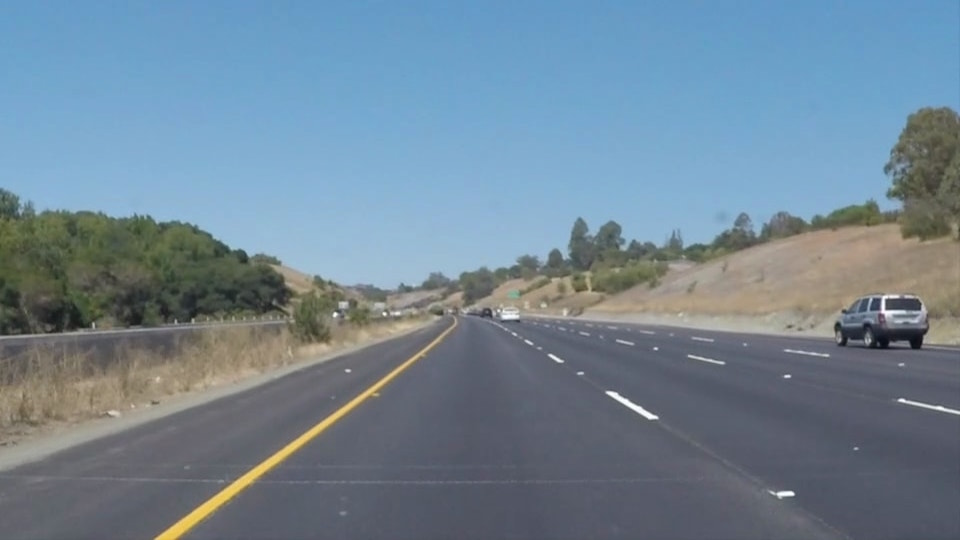
#> input picture project1/test_images/solidYellowCurve.jpg, 960 x 540 px; the run also reads 2 pictures not shown here
$ jupyter execute P1.ipynb
#> lines starting #> are read from the running program, lines starting #| are printed output that depends on the picture; after the words box and inside, x2 and y2 are one past the last pixel; in counts of white or black regions, pixels touching at a corner belong together; pictures that were not available may be replaced by others from this repository, and a replacement may not be noted
# Self-Driving Car Engineer Nanodegree

## Project: **Finding Lane Lines on the Road**
***
In this project, you will use the tools you learned about in the lesson to identify lane lines on the road.  You can develop your pipeline on a series of individual images, and later apply the result to a video stream (really just a series of images). Check out the video clip "raw-lines-example.mp4" (also contained in this repository) to see what the output should look like after using the helper functions below.

Once you have a result that looks roughly like "raw-lines-example.mp4", you'll need to get creative and try to average and/or extrapolate the line segments you've detected to map out the full extent of the lane lines.  You can see an example of the result you're going for in the video "P1_example.mp4".  Ultimately, you would like to draw just one line for the left side of the lane, and one for the right.

In addition to implementing code, there is a brief writeup to complete. The writeup should be completed in a separate file, which can be either a markdown file or a pdf document. There is a [write up template](https://github.com/udacity/CarND-LaneLines-P1/blob/master/writeup_template.md) that can be used to guide the writing process. Completing both the code in the Ipython notebook and the writeup template will cover all of the [rubric points](https://review.udacity.com/#!/rubrics/322/view) for this project.

## Ideas for Lane Detection Pipeline
Some OpenCV functions (beyond those introduced in the lesson) that might be useful for this project. The idea of Lane Detection on video is the same as the algorithm that we apply on image, because a video is a list of consecutive images. Therefore we need to build an algorithm that can works good on image.

<ul>
    <li>1. Detect lane on test image
        <ul>
            <li>Get parameters of image</li>
            <li>Define color selection criteria</li>
            <li>Detect edges of image</li>
            <li>Draw lane from detected line segments</li>
        </ul>
    </li><br>
    <li>2. Apply Lane Detection on test video
        <ul>
            <li>Get height, width and FPS of video</li>
            <li>Tricky point</li>
        </ul>
    </li><br>
    <li>3. Summary
    </li>
</ul>

At the first step of this project, we have to include all nessecery libraries as below:

[cell 1]
import matplotlib.pyplot as plt
import matplotlib.image as mpimg
import numpy as np
import cv2
import random
import os

## 1. Detect lane on test image
We begin to build our algorithm by getting some stats of our test image, which has already been prepaired in the 'test_images' folder.

### Get parameters of image
Print out width, height, depth of test image

[cell 2]
# Define name of test image
image_name = 'test_images/solidYellowCurve.jpg'

image = mpimg.imread(image_name)
#> image is the input picture: shape (540, 960, 3); mean R, G, B 113, 133.4, 149

[cell 3]
# Get stats of image
def getImageStat(image):
    return np.shape(image)

[cell 4]
img_height, img_width, img_depth = getImageStat(image)
#> img_height = 540; img_width = 960; img_depth = 3

[cell 5]
print('This image is: ',type(image),
    'with dimensions:', image.shape)
#| This image is:  <class 'numpy.ndarray'> with dimensions: (540, 960, 3)
print('height:', img_height)
#| height: 540
print('width:', img_width)
#| width: 960
print('depth:', img_depth)
#| depth: 3

The test image will be displayed as below:

[cell 6]
plt.imshow(image)
plt.show()

I make another copy of the image and working on this copy image.

[cell 7]
# Note: always make a copy rather than simply using "="
color_select = np.copy(image)

### Define color selection criteria
In this part, we define a color threshold and select any pixels below this threshold and set them to zero. Then we could get an image with the lane lines retain. Because we have both white and yellow lane lines, then we must modify the value very carefully to get both of this colors.

[cell 8]
# Define our color selection criteria
# Great number for both yellow and white lane
red_threshold = 215
green_threshold = 0
blue_threshold = 0

rgb_threshold = [red_threshold, green_threshold, blue_threshold]

[cell 9]
def convertToLaneRetain(rgb_threshold, image, color_select):
    # Identify pixels below the threshold
    thresholds = (image[:,:,0] < rgb_threshold[0]) \
                | (image[:,:,1] < rgb_threshold[1]) \
                | (image[:,:,2] < rgb_threshold[2])
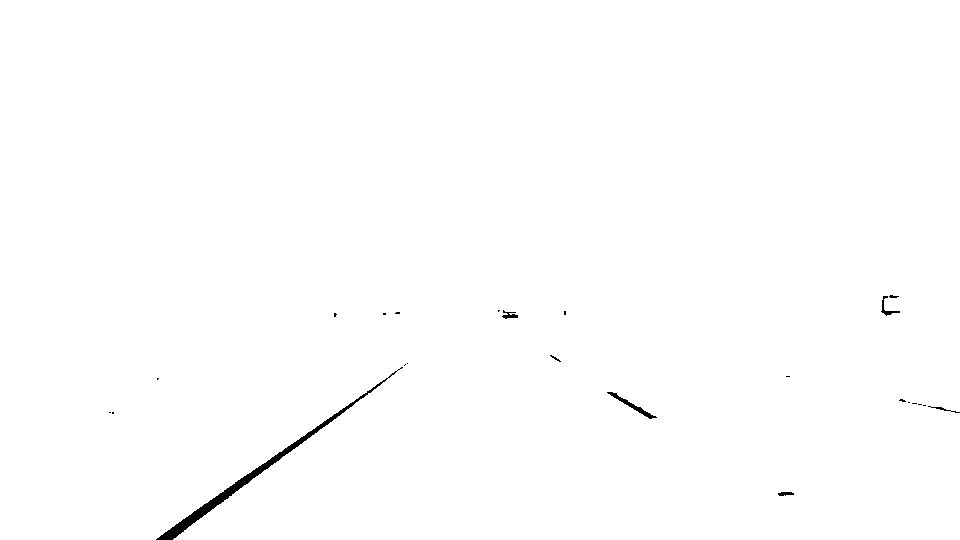
#> thresholds: shape (540, 960) bool; 99.6% white; 24 black regions (16 under 20 px), largest, box (x1, y1, x2, y2) and area: (156, 367, 403, 540) 1671, (607, 392, 657, 419) 212, (881, 296, 900, 316) 88
    color_select[thresholds] = [0,0,0]
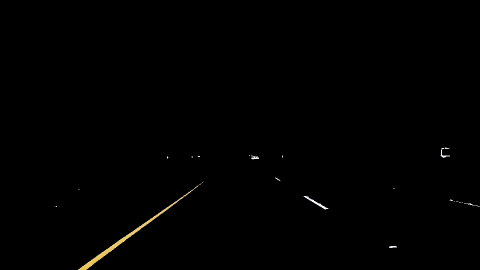
#> color_select: shape (540, 960, 3) (shown at 1/2 size); mean R, G, B 1, 0.9, 0.6
    return color_select

[cell 10]
color_select = convertToLaneRetain(rgb_threshold, image, color_select)

[cell 11]
# Display the image
plt.imshow(color_select)
plt.show()

### Detect edges of image

In this step, we apply Canny Edge Detection algorithm to identify the boundaries of an object in an image. To do this, the image must be converted to grayscale, and then tracing out the pixels that follow the strongest gradients. By using OpenCV library, all we need to do is call the Canny function, with input is the gray image.

[cell 12]
def CannyEdge(color_select, kernel_size, low_threshold, high_threshold, ignore_mask_color):
#> called with kernel_size = 5, low_threshold = 50, high_threshold = 150, ignore_mask_color = 255
    gray = cv2.cvtColor(color_select,cv2.COLOR_RGB2GRAY)

    # Apply Gaussian smoothing
    blur_gray = cv2.GaussianBlur(gray,(kernel_size, kernel_size),0)

    # Apply .Canny() function
    edges = cv2.Canny(blur_gray, low_threshold, high_threshold)
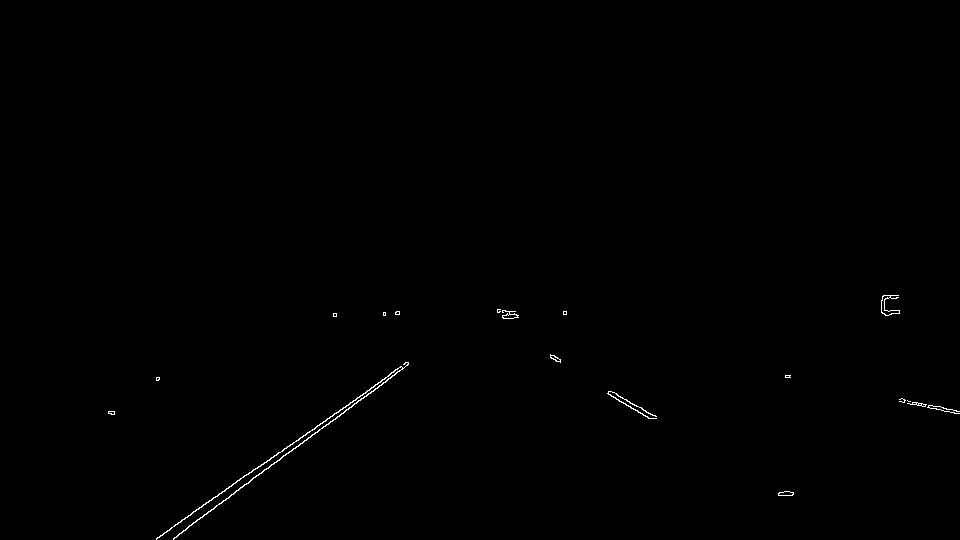
#> edges: shape (540, 960); 0.28% white in thin lines or dots, all inside (x1, y1, x2, y2) = (108, 295, 960, 540)

    # Next we'll create a masked edges image using cv2.fillPoly()
    mask = np.zeros_like(edges)

    return edges, mask

Define all parameters for our CannyEdge function:

[cell 13]
# Kernel size
kernel_size = 5

# Define our parameters for .Canny() function
low_threshold = 50
high_threshold = 150

# Define maske color
ignore_mask_color = 255

[cell 14]
edges, mask = CannyEdge(color_select, kernel_size, low_threshold, high_threshold, ignore_mask_color)
#> mask: shape (540, 960); every value is 0

[cell 15]
plt.imshow(edges, cmap='Greys_r')
plt.show()

Before we are going to detect line shape in this image, we need to restrict the area where we should find it, see the image below:

[cell 16]
# Define the nodes of the red triangle area
red_left_bottom = [0, img_height]
#> red_left_bottom = [0, 540]
red_right_bottom = [img_width, img_height]
#> red_right_bottom = [960, 540]
red_apex = [img_width/2, img_height/2]
#> red_apex = [480, 270]

[cell 17]
# Draw the red line
red_x = [red_left_bottom[0], red_right_bottom[0], red_apex[0], red_left_bottom[0]]
#> red_x = [0, 960, 480, 0]
red_y = [red_left_bottom[1], red_right_bottom[1], red_apex[1], red_left_bottom[1]]
#> red_y = [540, 540, 270, 540]
plt.plot(red_x, red_y, 'r--', lw=4)

plt.imshow(edges, cmap='Greys_r')
plt.show()
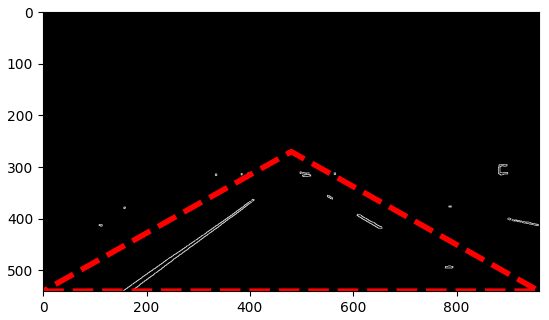
#> figure drawn by matplotlib, 1 panel

Sometimes if the camera is too close, then we should get some wrong values from the bottom of the area. And there should be some wrong line detected at the top of the triangle too. Therefore we must try to pick up some points independs on size of the input image, to build up a four side polygon that we should working on it - like the blue lines one:

[cell 18]
def restrictedArea(img_height, img_width):
    # Define the nodes of the area
#> called with img_height = 540, img_width = 960
    left_bottom = [img_width/20, 0.95*img_height] # 5% of image's height margin bottom
#> left_bottom = [48, 513]
    right_bottom = [0.95*img_width, 0.95*img_height]
#> right_bottom = [912, 513]
    apex1 = [0.4*img_width, 0.6*img_height] # 40% of image's height margin bottom
#> apex1 = [384, 324]
    apex2 = [0.6*img_width, 0.6*img_height]
#> apex2 = [576, 324]

    return left_bottom, right_bottom, apex1, apex2

[cell 19]
left_bottom, right_bottom, apex1, apex2 = restrictedArea(img_height, img_width)
#> left_bottom = [48, 513]; right_bottom = [912, 513]; apex1 = [384, 324]; apex2 = [576, 324]

[cell 20]
plt.plot(red_x, red_y, 'r--', lw=4)

# Display the image and show region and color selections
x = [left_bottom[0], right_bottom[0], apex2[0], apex1[0], left_bottom[0]]
#> x = [48, 912, 576, 384, 48]
y = [left_bottom[1], right_bottom[1], apex2[1], apex1[1], left_bottom[1]]
#> y = [513, 513, 324, 324, 513]
plt.plot(x, y, 'b--', lw=4)
plt.imshow(edges, cmap='Greys_r')
plt.show()
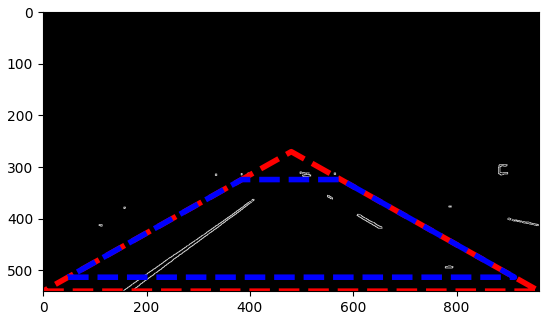
#> figure drawn by matplotlib, 1 panel

Now we could implement a Hough Transform on Edge detected image, by using another OpenCV function called HoughLinesP. In this case we are operate on the image $edges$, and the output will be a list named: $lines$ which will simply be an array containing the end points $(x_1, y_1, x_2, y_2)$ of all line segments detected by the transform operation, inside the area $vertices$.

[cell 21]
# Define the Hough transform parameters
# Make a blank the same size as our image to draw on
rho = 2 # distance resolution in pixels of the Hough grid
theta = np.pi/180 # angular resolution in radians of the Hough grid
threshold = 25     # minimum number of votes (intersections in Hough grid cell)
min_line_length = 40 #minimum number of pixels making up a line
max_line_gap = 20    # maximum gap in pixels between connectable line segments

[cell 22]
def HoughLinesDetection(x, y, mask, edges, image):
    vertices = np.array([[(x[0], y[0]),(x[1], y[1]), (x[2], y[2]), (x[3], y[3])]], dtype=np.int32)
#> vertices = [[48, 513], [912, 513], [576, 324], [384, 324]]
    cv2.fillPoly(mask, vertices, ignore_mask_color)
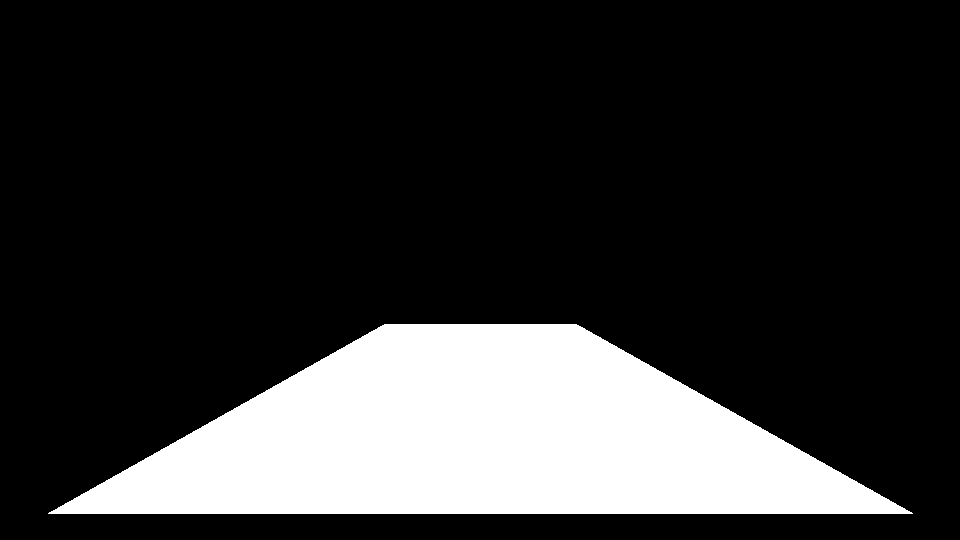
#> mask: shape (540, 960); 19.4% white; 1 white region, box (x1, y1, x2, y2) and area: (48, 324, 913, 514) 100657
    masked_edges = cv2.bitwise_and(edges, mask)
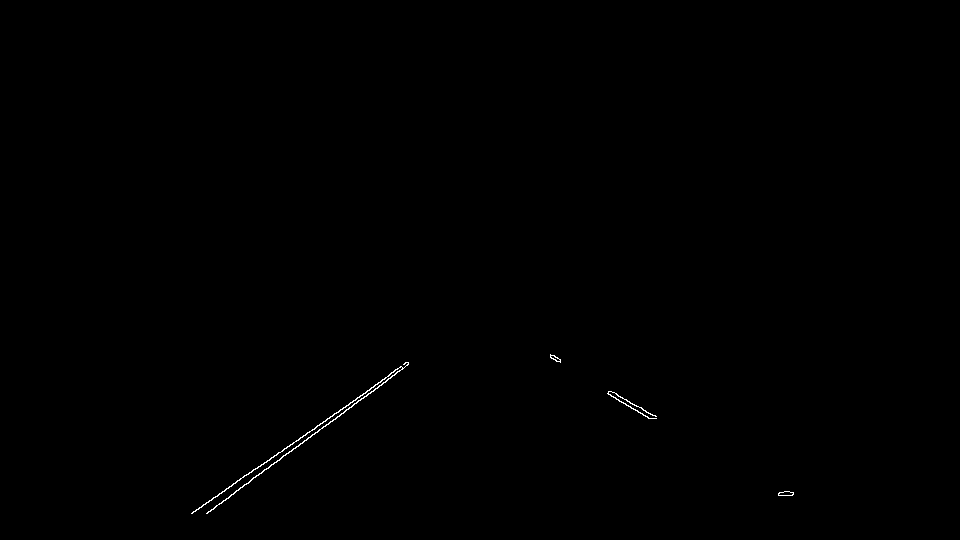
#> masked_edges: shape (540, 960); 0.18% white in thin lines or dots, all inside (x1, y1, x2, y2) = (191, 354, 794, 514)

    # Run Hough on edge detected image
    # Output "lines" is an array containing endpoints of detected line segments
    lines = cv2.HoughLinesP(masked_edges, rho, theta, threshold, np.array([]),
                                min_line_length, max_line_gap)
#> lines = [[192, 513, 408, 362], [206, 513, 343, 413], [283, 455, 352, 406], [611, 396, 651, 418], [609, 391, 655, 416], [360, 400, 407, 362], [334, 413, 379, 382], [226, 489, 278, 452], [244, 484, 292, 449], [614, 392, 656, 416], [292, 450, 367, 394], [608, 394, 653, 418]]

    # Create a "color" binary image to combine with line image
    color_edges = np.dstack((edges, edges, edges))

    return lines, color_edges

[cell 23]
lines, color_edges = HoughLinesDetection(x, y, mask, edges, image)

[cell 24]
line_image = np.copy(image)*0 # creating a blank to draw lines on
#> line_image: shape (540, 960, 3); every value is 0

# Iterate over the output "lines" and draw lines on a blank image
for line in lines:
    for x1,y1,x2,y2 in line:
        cv2.line(line_image,(x1,y1),(x2,y2),(255,0,0),10)
#> this loop made 12 passes
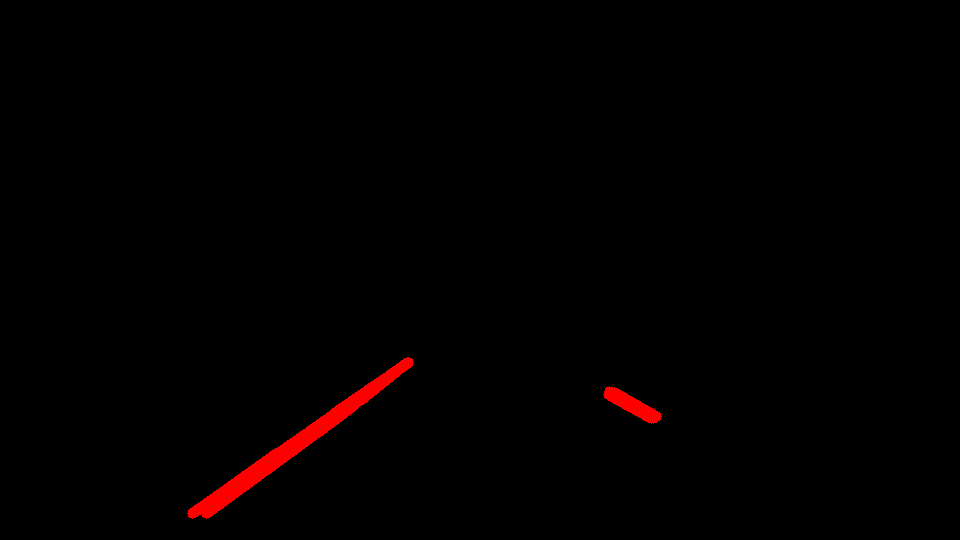
#> line_image: shape (540, 960, 3); mean R, G, B 2.5, 0, 0

[cell 25]
# Draw the lines on the edge image
lines_edges = cv2.addWeighted(color_edges, 0.8, line_image, 1, 0)
plt.plot(x, y, 'b--', lw=4)
plt.imshow(lines_edges)
plt.show()
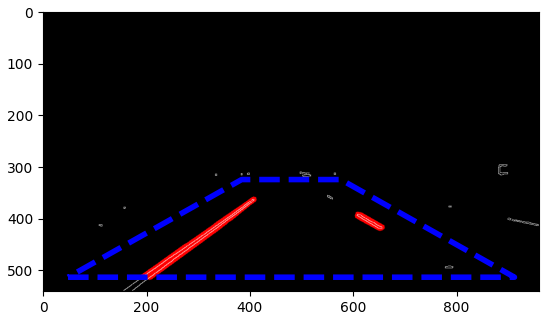
#> figure drawn by matplotlib, 1 panel

### Draw lane from detected line segments
We already have a list of line edges. In the next step we wil draw lane based on that line's edges. This step is a bit tricky to reach. First, our blue lines zone will be partitioned into two parts: right and left. And the Lane Detection algorithm will be applied for each part.

The code block below is showing how we could separate image.

[cell 26]
# Display the image and show region and color selections
# Define the nodes of the left area
left_bottom_part_left = [img_width/20, 0.95*img_height]
#> left_bottom_part_left = [48, 513]
right_bottom_part_left = [0.5*img_width, 0.95*img_height]
#> right_bottom_part_left = [480, 513]
apex1_part_left = [0.4*img_width, 0.6*img_height]
#> apex1_part_left = [384, 324]
apex2_part_left = [0.5*img_width, 0.6*img_height]
#> apex2_part_left = [480, 324]

x_part_left = [left_bottom_part_left[0], right_bottom_part_left[0], apex2_part_left[0], apex1_part_left[0],
               left_bottom_part_left[0]]
#> x_part_left = [48, 480, 480, 384, 48]
y_part_left = [left_bottom_part_left[1], right_bottom_part_left[1], apex2_part_left[1], apex1_part_left[1],
               left_bottom_part_left[1]]
#> y_part_left = [513, 513, 324, 324, 513]


# Define the nodes of the right area
left_bottom_part_right = [0.5*img_width, 0.95*img_height]
#> left_bottom_part_right = [480, 513]
right_bottom_part_right = [0.95*img_width, 0.95*img_height]
#> right_bottom_part_right = [912, 513]
apex1_part_right = [0.5*img_width, 0.6*img_height]
#> apex1_part_right = [480, 324]
apex2_part_right = [0.6*img_width, 0.6*img_height]
#> apex2_part_right = [576, 324]

x_part_right = [left_bottom_part_right[0], right_bottom_part_right[0], apex2_part_right[0], apex1_part_right[0],
               left_bottom_part_right[0]]
#> x_part_right = [480, 912, 576, 480, 480]
y_part_right = [left_bottom_part_right[1], right_bottom_part_right[1], apex2_part_right[1], apex1_part_right[1],
               left_bottom_part_right[1]]
#> y_part_right = [513, 513, 324, 324, 513]

[cell 27]
# Draw two parts of image
plt.plot(x_part_left, y_part_left, 'y--', lw=4)
plt.plot(x_part_right, y_part_right, 'g--', lw=4)

plt.imshow(lines_edges)
plt.show()
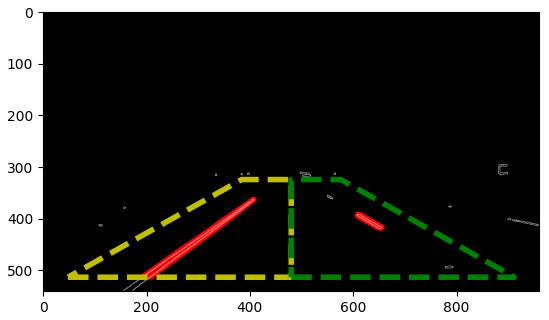
#> figure drawn by matplotlib, 1 panel

Let's take a took closer at list of all lines of this image: $lines$. Each element of $lines$ contains four values, which are coordinations of two points $P_1(x_1, y_1)$ and $P_2(x_2, y_2)$. The left part is the one which has x-Coordination smaller than half of image's width, and the right part has bigger x-Coordination than $1/2$ image's width.

[cell 28]
print(lines[:5])
#| [[[192 513 408 362]]
#|  [[206 513 343 413]]
#|  [[283 455 352 406]]
#|  [[611 396 651 418]]
#|  [[609 391 655 416]]]
#> (the rest of the program and of its run is left out)
